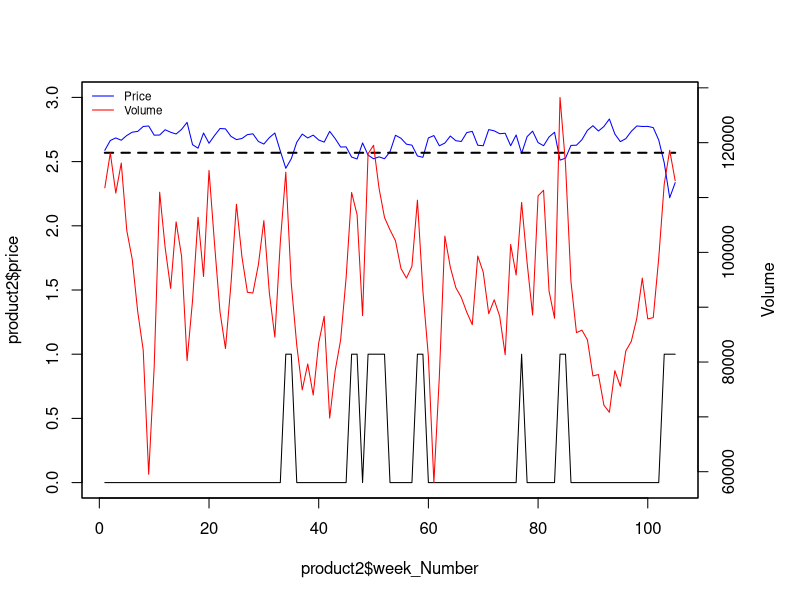
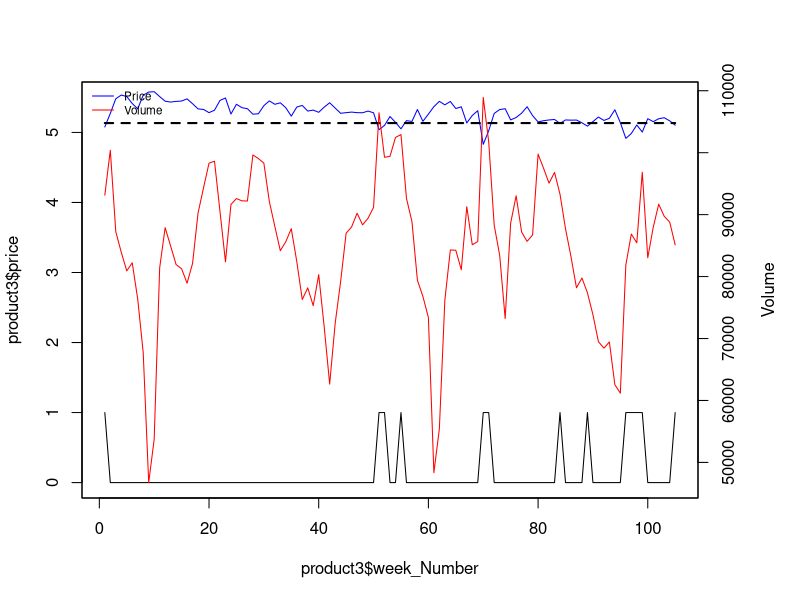
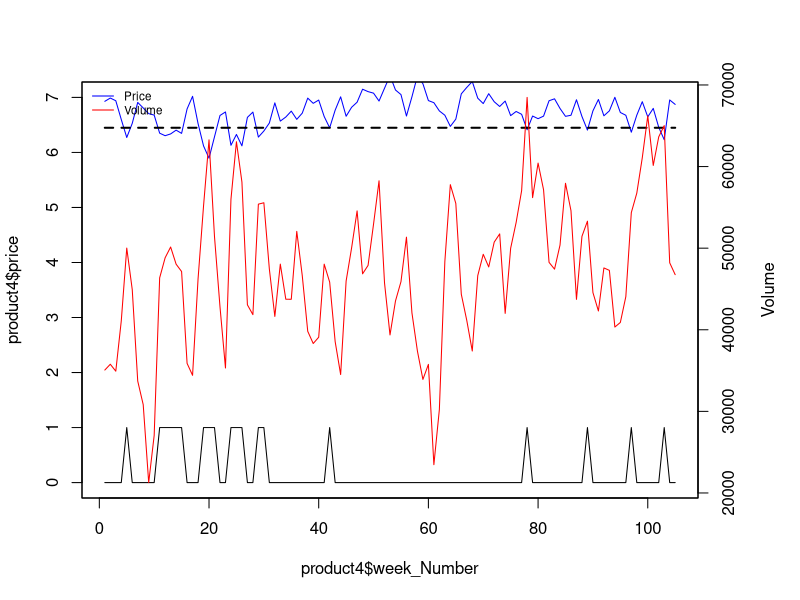
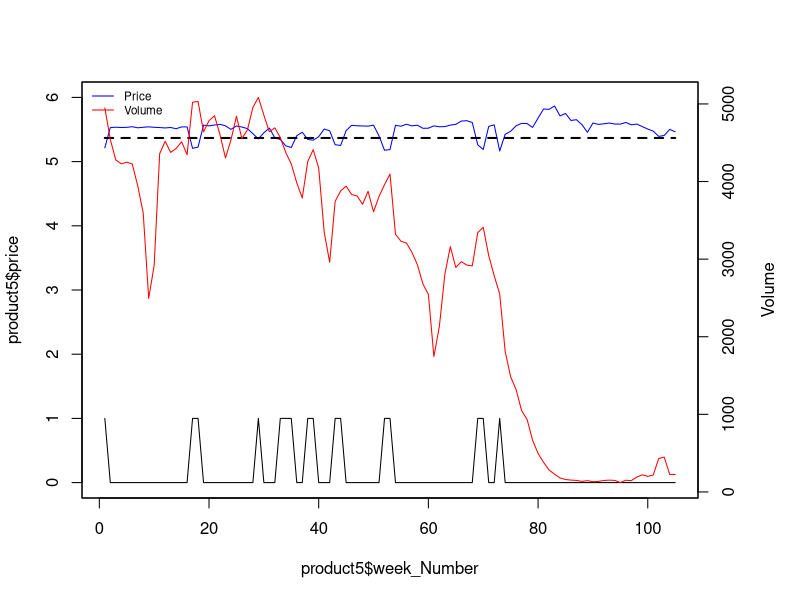
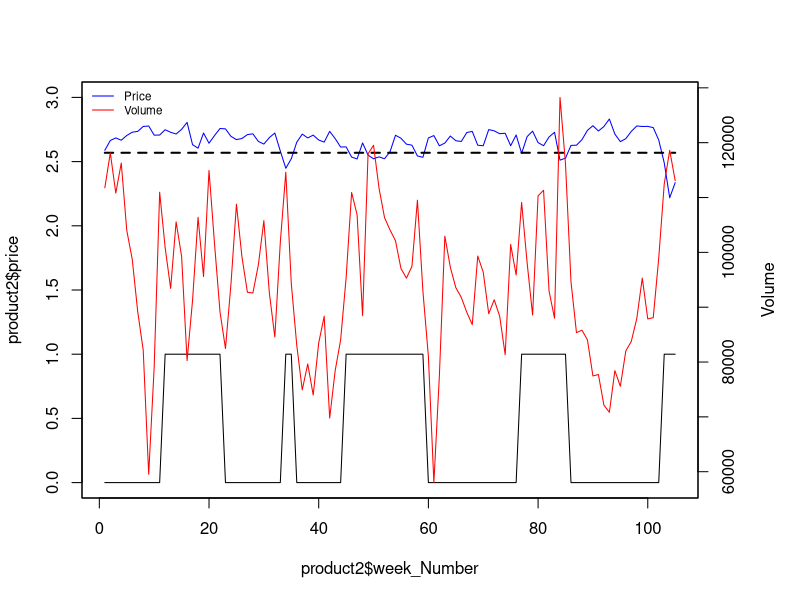
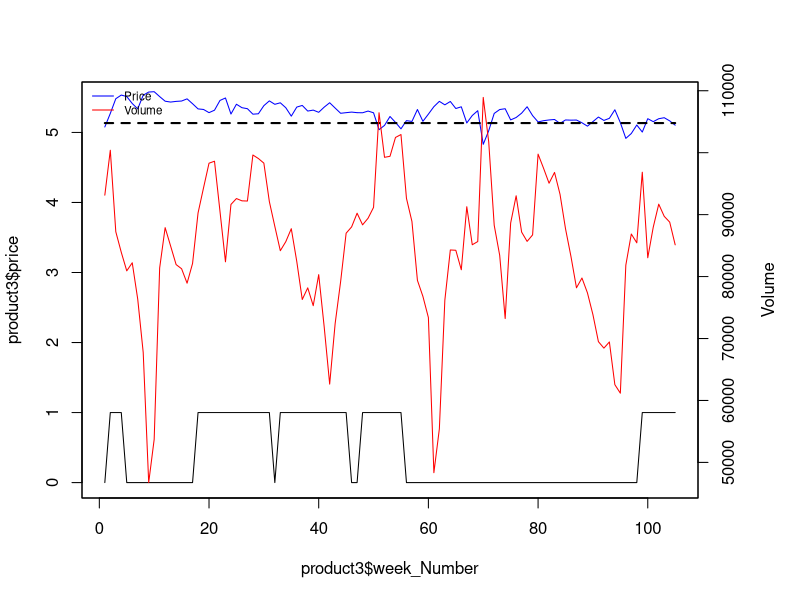
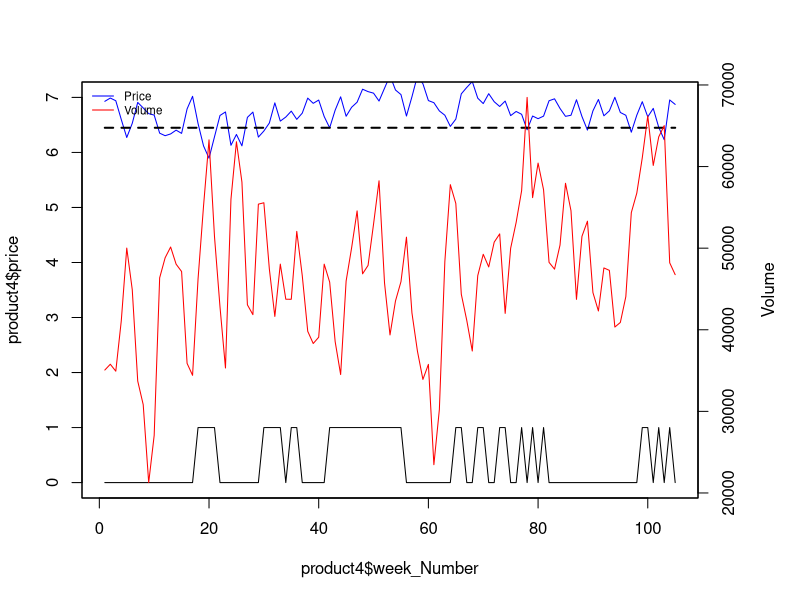
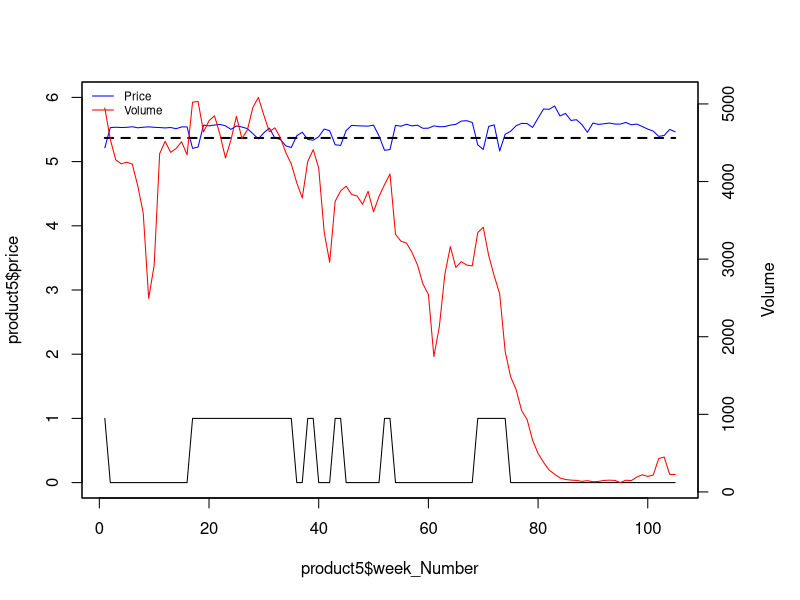

R code for these plots, in order:
setwd("/Users/Steven/Google Drive/Imperial College London/Term 3/Retail and Marketing Analytics/Data/Crackers")
library(readxl)
library(MASS)
library(dplyr)
library(tidyr)

# import data
product2 <- read_excel('Crackers.xlsx', sheet = 2, col_names = TRUE)
product3 <- read_excel('Crackers.xlsx', sheet = 3, col_names = TRUE)
product4 <- read_excel('Crackers.xlsx', sheet = 4, col_names = TRUE)
product5 <- read_excel('Crackers.xlsx', sheet = 5, col_names = TRUE)

# separate "Week" column
product2 <- product2 %>% 
  separate(Week, c("S", "week"), " ")
product3 <- product3 %>% 
  separate(Week, c("S", "week"), " ")
product4 <- product4 %>% 
  separate(Week, c("S", "week"), " ")
product5 <- product5 %>% 
  separate(Week, c("S", "week"), " ")


# convert week into data format
product2$week <- as.Date(product2$week, "%d/%m/%y")
product3$week <- as.Date(product3$week, "%d/%m/%y")
product4$week <- as.Date(product4$week, "%d/%m/%y")
product5$week <- as.Date(product5$week, "%d/%m/%y")

# add week number
product2$week_Number <- 1:nrow(product2)
product3$week_Number <- 1:nrow(product3)
product4$week_Number <- 1:nrow(product4)
product5$week_Number <- 1:nrow(product5)

# calculate prices and log prices
product2$price <- product2$Value_Euros / product2$Volume
product3$price <- product3$Value_Euros / product3$Volume
product4$price <- product4$Value_Euros / product4$Volume
product5$price <- product5$Value_Euros / product5$Volume
product2$log.p <- log(product2$price)
product2$log.q <- log(product2$Volume)

# add average price and threshold, first threshold is 1 sd below mean
product2$average_Price <- mean(product2$price)
product2$threshold1 <- mean(product2$price) - sd(product2$price)
product2$promo <- ifelse(product2$price < product2$threshold1, 1, 0)

product3$average_Price <- mean(product3$price)
product3$threshold1 <- mean(product3$price) - sd(product3$price)
product3$promo <- ifelse(product3$price < product3$threshold1, 1, 0)

product4$average_Price <- mean(product4$price)
product4$threshold1 <- mean(product4$price) - sd(product4$price)
product4$promo <- ifelse(product4$price < product4$threshold1, 1, 0)

product5$average_Price <- mean(product5$price)
product5$threshold1 <- mean(product5$price) - sd(product5$price)
product5$promo <- ifelse(product5$price < product5$threshold1, 1, 0)

# plot sales and price for each product

# product 2
par(mar=c(5,4,4,5)+.1)
plot(product2$week_Number, product2$price, type="l", col="blue", ylim=c(0,3))
#lines(product2$average_Price, lty=2, lwd=2)
lines(product2$threshold1, lty=2, lwd=2)
lines(product2$promo)   # c is the promotion dummy from the other RMD
par(new=TRUE)
plot(product2$week_Number, product2$Volume,type="l",col="red",xaxt="n",yaxt="n",xlab="",ylab="")
axis(4)
mtext("Volume",side=4,line=3)
legend("topleft",col=c("blue","red"), lty=1, legend=c("Price","Volume"), cex=0.7, bty = "n")

# product 3
par(mar=c(5,4,4,5)+.1)
plot(product3$week_Number, product3$price, type="l", col="blue", ylim=c(0,5.5))
lines(product3$threshold1, lty=2, lwd=2)
lines(product3$promo)
par(new=TRUE)
plot(product3$week_Number, product3$Volume,type="l",col="red",xaxt="n",yaxt="n",xlab="",ylab="")
axis(4)
mtext("Volume",side=4,line=3)
legend("topleft",col=c("blue","red"), lty=1, legend=c("Price","Volume"), cex=0.7, bty = "n")

# product 4
par(mar=c(5,4,4,5)+.1)
plot(product4$week_Number, product4$price, type="l", col="blue", ylim=c(0,7))
lines(product4$threshold1, lty=2, lwd=2)
lines(product4$promo)
par(new=TRUE)
plot(product4$week_Number, product4$Volume, type="l",col="red",xaxt="n",yaxt="n",xlab="",ylab="")
axis(4)
mtext("Volume",side=4,line=3)
legend("topleft",col=c("blue","red"), lty=1, legend=c("Price","Volume"), cex=0.7, bty = "n")

# product 5
par(mar=c(5,4,4,5)+.1)
plot(product5$week_Number, product5$price, type="l", col="blue", ylim=c(0,6))
lines(product5$threshold1, lty=2, lwd=2)
lines(product5$promo)
par(new=TRUE)
plot(product5$week_Number, product5$Volume, type="l",col="red",xaxt="n",yaxt="n",xlab="",ylab="")
axis(4)
mtext("Volume",side=4,line=3)
legend("topleft",col=c("blue","red"), lty=1, legend=c("Price","Volume"), cex=0.7, bty = "n")


### ratio of sd to mean
sd(product2$price)/mean(product2$price)
# 3.5% seems a bit low for a promotion. think 2 for 1...

# number of promotions during two year period, using 1 sd method
sum(product2$promo)/ nrow(product2)
# 15%, seems way too low

# average size of promotion ~24%
# http://www.mosaicmarketing.co.uk/single-post/2016/11/30/FMCG-brands-cut-price-promotions---a-bit

# possible method to identify the promotions periods:
# find price promotions with threshold method (need to find a way to define base price)
# then look at magnitude of sales and identify where sales have a similar magnitude to the 
# price promo and deduce that those are other types of promo (feat or aisle)

# attempt at adding the promotions manually (feature and aisle which is not visible in price)
# also set promo to one when GRP is available

# no GRP
product2[12:22, "promo"] <- 1
product2[45:59, "promo"] <- 1
product2[77:85, "promo"] <- 1

product3$promo <- ifelse(product3$GRP != 0, 1, 0)
product3[18:31, "promo"] <- 1
product3[48:55, "promo"] <- 1
product3[99:105, "promo"] <- 1

product4$promo <- ifelse(product4$GRP != 0, 1, 0)
product4[42:54, "promo"] <- 1

# no GRP
product5[17:35, "promo"] <- 1
product5[69:74, "promo"] <- 1

# view new graphs with added promotions periods

# product 2
par(mar=c(5,4,4,5)+.1)
plot(product2$week_Number, product2$price, type="l", col="blue", ylim=c(0,3))
#lines(product2$average_Price, lty=2, lwd=2)
lines(product2$threshold1, lty=2, lwd=2)
lines(product2$promo)   # c is the promotion dummy from the other RMD
par(new=TRUE)
plot(product2$week_Number, product2$Volume,type="l",col="red",xaxt="n",yaxt="n",xlab="",ylab="")
axis(4)
mtext("Volume",side=4,line=3)
legend("topleft",col=c("blue","red"), lty=1, legend=c("Price","Volume"), cex=0.7, bty = "n")

# product 3
par(mar=c(5,4,4,5)+.1)
plot(product3$week_Number, product3$price, type="l", col="blue", ylim=c(0,5.5))
lines(product3$threshold1, lty=2, lwd=2)
lines(product3$promo)
par(new=TRUE)
plot(product3$week_Number, product3$Volume,type="l",col="red",xaxt="n",yaxt="n",xlab="",ylab="")
axis(4)
mtext("Volume",side=4,line=3)
legend("topleft",col=c("blue","red"), lty=1, legend=c("Price","Volume"), cex=0.7, bty = "n")

# product 4
par(mar=c(5,4,4,5)+.1)
plot(product4$week_Number, product4$price, type="l", col="blue", ylim=c(0,7))
lines(product4$threshold1, lty=2, lwd=2)
lines(product4$promo)
par(new=TRUE)
plot(product4$week_Number, product4$Volume, type="l",col="red",xaxt="n",yaxt="n",xlab="",ylab="")
axis(4)
mtext("Volume",side=4,line=3)
legend("topleft",col=c("blue","red"), lty=1, legend=c("Price","Volume"), cex=0.7, bty = "n")

# product 5
par(mar=c(5,4,4,5)+.1)
plot(product5$week_Number, product5$price, type="l", col="blue", ylim=c(0,6))
lines(product5$threshold1, lty=2, lwd=2)
lines(product5$promo)
par(new=TRUE)
plot(product5$week_Number, product5$Volume, type="l",col="red",xaxt="n",yaxt="n",xlab="",ylab="")
axis(4)
mtext("Volume",side=4,line=3)
legend("topleft",col=c("blue","red"), lty=1, legend=c("Price","Volume"), cex=0.7, bty = "n")


# proportion of promotions during two year period, after adding manually
sum(product2$promo)/ nrow(product2)
sum(product3$promo)/ nrow(product3)
sum(product4$promo)/ nrow(product4)
sum(product5$promo)/ nrow(product5)
# between 30-42%

# add the baseline in excel and read the data again
# write.csv(product2, file = "product2.csv")
# write.csv(product3, file = "product3.csv")
# write.csv(product4, file = "product4.csv")
# write.csv(product5, file = "product5.csv")

# load files with baseline
setwd("/Users/Steven/Google Drive/Imperial College London/Term 3/Retail and Marketing Analytics/Team assignment/retail group")

prod2 <- read.csv("product2.csv")
prod3 <- read.csv("product3.csv")
prod4 <- read.csv("product4.csv")
prod5 <- read.csv("product5.csv")

# fill baseline column with regular volumes
prod2$baseline <- ifelse(is.na(prod2$baseline), prod2$Volume, prod2$baseline)
prod3$baseline <- ifelse(is.na(prod3$baseline), prod3$Volume, prod3$baseline)
prod4$baseline <- ifelse(is.na(prod4$baseline), prod4$Volume, prod4$baseline)
prod5$baseline <- ifelse(is.na(prod5$baseline), prod5$Volume, prod5$baseline)

# plot baseline and lift

# product 2
plot(prod2$week_Number, prod2$baseline, type="l", lwd=2, ylim = c(0, max(prod2$Volume)))
lines(prod2$weekly_lift + prod2$baseline, lwd=2, col = 11)

# product 3
plot(prod3$week_Number, prod3$baseline, type="l", lwd=2, ylim = c(0, max(prod3$Volume)))
lines(prod3$weekly_lift + prod3$baseline, lwd=2, col = 11)

# product 4
plot(prod4$week_Number, prod4$baseline, type="l", lwd=2, ylim = c(0, max(prod4$Volume)))
lines(prod4$weekly_lift + prod4$baseline, lwd=2, col = 11)

# product 5
plot(prod5$week_Number, prod5$baseline, type="l", lwd=2, ylim = c(0, max(prod5$Volume)))
lines(prod5$weekly_lift + prod5$baseline, lwd=2, col = 11)

# graph 2,3,5 look reasonably ok, graph 4 looks a bit strange because has negative lift
# and irregular promos
# graphs don't look exactly like hers which kinda sucks too
